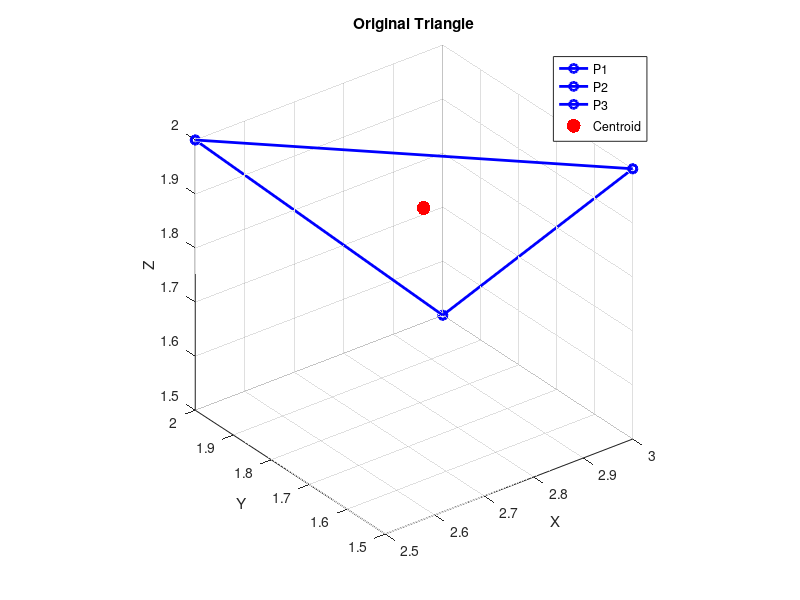
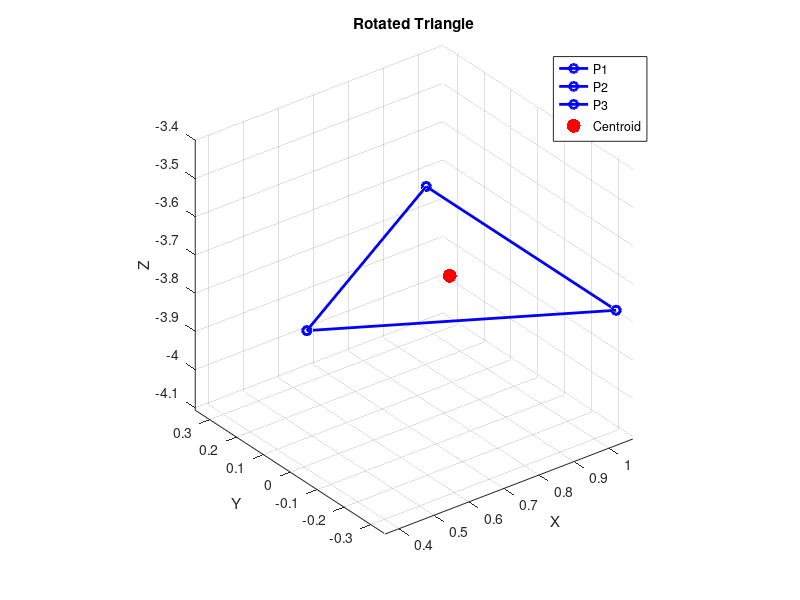
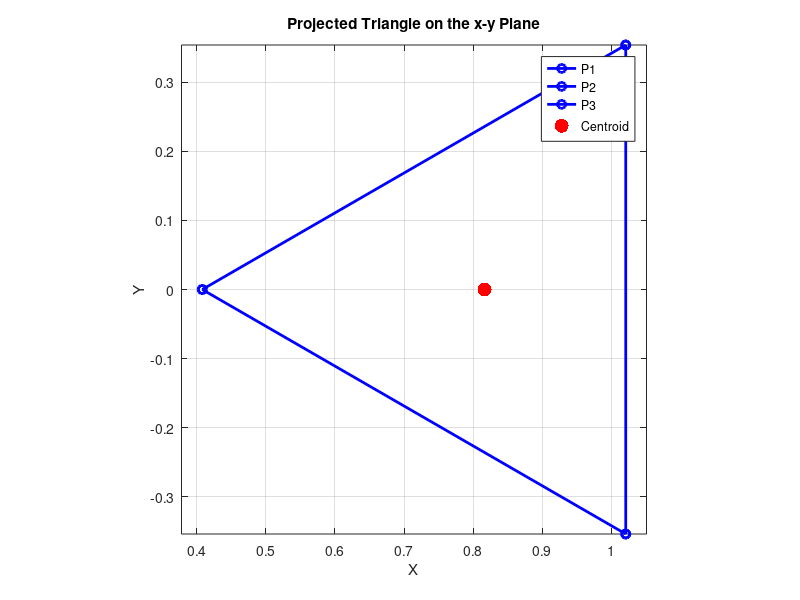

Reproduce these figures in MATLAB, in order.
% % ME21BTECH11001
% % Abhishek Ghosh
% 
% 
% t = linspace(0, 6*pi, 1000);  % parameter t
% r = 5;  % radius
% c = (4/3)/(2*pi); % pitch = 4/3
% 
% x = -r * sin(t);
% y = r * cos(t);
% z = c * t;
% 
% % Front view (x-z plane)
% figure;
% plot(x, z, 'b');
% title('Front View (x-z plane)');
% xlabel('x');
% ylabel('z');
% xlim([-5, 5]);
% ylim([0, max(z)]);
% axis equal;
% grid on;
% set(gca, 'FontSize', 12);
% set(gcf, 'Color', 'w');
% set(gcf, 'Position', [100, 100, 500, 400]);
% 
% % Isometric view (3D plot)
% figure;
% plot3(x, y, z, 'b');
% title('Isometric View (3D)');
% xlabel('x');
% ylabel('y');
% zlabel('z');
% xlim([-5, 5]);
% ylim([-5, 5]);
% zlim([0, max(z)]);
% axis equal;
% grid on;
% set(gca, 'FontSize', 12);
% set(gcf, 'Color', 'w');
% set(gcf, 'Position', [650, 100, 500, 400]);
% view([45, 20]);
% 
% % Top view (x-y plane)
% figure;
% plot(x, y, 'b');
% title('Top View (x-y plane)');
% xlabel('x');
% ylabel('y');
% xlim([-5, 5]);
% ylim([-5, 5]);
% axis equal;
% grid on;
% set(gca, 'FontSize', 12);
% set(gcf, 'Color', 'w');
% set(gcf, 'Position', [1200, 100, 500, 400]);

% Define the points
P1 = [3, 1.5, 2, 1];
P2 = [2.5, 2, 2, 1];
P3 = [3, 2, 1.5, 1];

% Calculate the centroid
C = (P1 + P2 + P3) / 3;

% Calculate vectors along the edges of the triangle
v1 = P2(1:3) - P1(1:3);
v2 = P3(1:3) - P1(1:3);

% Calculate the normal vector of the triangle
normal = cross(v1, v2);
normal = normal / norm(normal);
normal = [normal, 1]; % Append 1 to make it homogeneous

% Calculate the angle alpha for rotation around the x-axis
alpha = atan2(normal(1), normal(2));
Rx = [
    1, 0, 0, 0;
    0, cos(alpha), sin(alpha), 0;
    0, -sin(alpha), cos(alpha), 0;
    0, 0, 0, 1
];

% Rotate the normal vector around the x-axis
normal_Rx = normal * Rx;

% Calculate the angle beta for rotation around the y-axis
beta = atan2(normal_Rx(1), normal_Rx(3));
Ry = [
    cos(beta), 0, sin(beta), 0;
    0, 1, 0, 0;
    -sin(beta), 0, cos(beta), 0;
    0, 0, 0, 1
];

% Rotate the normal vector around the y-axis
normal_z = normal_Rx * Ry;

% Apply the combined rotation matrix to the points
transform = Rx * Ry;
P1_rot = P1 * transform;
P2_rot = P2 * transform;
P3_rot = P3 * transform;
C_rot = (P1_rot + P2_rot + P3_rot) / 3;

% Projection matrix for x-y plane
xy_proj = [
    1, 0, 0, 0;
    0, 1, 0, 0;
    0, 0, 0, 0;
    0, 0, 0, 1
];

% Project the rotated points onto the x-y plane
P1_proj = P1_rot * xy_proj;
P2_proj = P2_rot * xy_proj;
P3_proj = P3_rot * xy_proj;
C_proj = (P1_proj + P2_proj + P3_proj) / 3;

% Display the final position vectors
disp('Final position vectors:');
disp(['P1: ', mat2str(P1_proj)]);
disp(['P2: ', mat2str(P2_proj)]);
disp(['P3: ', mat2str(P3_proj)]);

% Define edge color
edgeColor = 'b'; % Blue for all edges

% Plot the original triangle
figure('Position', [100, 100, 1500, 600]);
% subplot(1, 2, 1);
plot3([P1(1), P2(1)], [P1(2), P2(2)], [P1(3), P2(3)], [edgeColor, 'o-'], 'LineWidth', 2); 
hold on;
plot3([P2(1), P3(1)], [P2(2), P3(2)], [P2(3), P3(3)], [edgeColor, 'o-'], 'LineWidth', 2);
plot3([P3(1), P1(1)], [P3(2), P1(2)], [P3(3), P1(3)], [edgeColor, 'o-'], 'LineWidth', 2);
scatter3(C(1), C(2), C(3), 100, 'r', 'filled'); % Red centroid
title('Original Triangle');
xlabel('X');
ylabel('Y');
zlabel('Z');
legend('P1','P2','P3', 'Centroid');
grid on;
axis equal;

% Plot the rotated triangle
figure('Position', [100, 100, 1500, 600]);
% subplot(1, 2, 2);
plot3([P1_rot(1), P2_rot(1)], [P1_rot(2), P2_rot(2)], [P1_rot(3), P2_rot(3)], [edgeColor, 'o-'], 'LineWidth', 2);
hold on;
plot3([P2_rot(1), P3_rot(1)], [P2_rot(2), P3_rot(2)], [P2_rot(3), P3_rot(3)], [edgeColor, 'o-'], 'LineWidth', 2);
plot3([P3_rot(1), P1_rot(1)], [P3_rot(2), P1_rot(2)], [P3_rot(3), P1_rot(3)], [edgeColor, 'o-'], 'LineWidth', 2);
scatter3(C_rot(1), C_rot(2), C_rot(3), 100, 'r', 'filled'); % Red centroid
title('Rotated Triangle');
xlabel('X');
ylabel('Y');
zlabel('Z');
legend('P1','P2','P3', 'Centroid');
grid on;
axis equal;

% Plot the projected triangle on the x-y plane
figure('Position', [700, 100, 600, 600]);
plot([P1_proj(1), P2_proj(1)], [P1_proj(2), P2_proj(2)], [edgeColor, 'o-'], 'LineWidth', 2);
hold on;
plot([P2_proj(1), P3_proj(1)], [P2_proj(2), P3_proj(2)], [edgeColor, 'o-'], 'LineWidth', 2);
plot([P3_proj(1), P1_proj(1)], [P3_proj(2), P1_proj(2)], [edgeColor, 'o-'], 'LineWidth', 2);
scatter(C_proj(1), C_proj(2), 100, 'r', 'filled'); % Red centroid
title('Projected Triangle on the x-y Plane');
xlabel('X');
ylabel('Y');
grid on;
axis equal;
legend('P1','P2','P3', 'Centroid');




